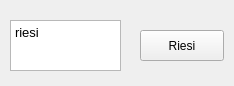
<?xml version="1.0" encoding="UTF-8"?>
<ui version="4.0">
 <class>MainWindow</class>
 <widget class="QMainWindow" name="MainWindow">
  <property name="geometry">
   <rect>
    <x>0</x>
    <y>0</y>
    <width>234</width>
    <height>86</height>
   </rect>
  </property>
  <property name="windowTitle">
   <string>riesi</string>
  </property>
  <widget class="QWidget" name="centralwidget">
   <widget class="QTextEdit" name="textEdit">
    <property name="geometry">
     <rect>
      <x>10</x>
      <y>20</y>
      <width>111</width>
      <height>51</height>
     </rect>
    </property>
    <property name="html">
     <string>&lt;!DOCTYPE HTML PUBLIC &quot;-//W3C//DTD HTML 4.0//EN&quot; &quot;http://www.w3.org/TR/REC-html40/strict.dtd&quot;&gt;
&lt;html&gt;&lt;head&gt;&lt;meta name=&quot;qrichtext&quot; content=&quot;1&quot; /&gt;&lt;style type=&quot;text/css&quot;&gt;
p, li { white-space: pre-wrap; }
&lt;/style&gt;&lt;/head&gt;&lt;body style=&quot; font-family:'Ubuntu'; font-size:10pt; font-weight:400; font-style:normal;&quot;&gt;
&lt;p style=&quot; margin-top:0px; margin-bottom:0px; margin-left:0px; margin-right:0px; -qt-block-indent:0; text-indent:0px;&quot;&gt;riesi&lt;/p&gt;&lt;/body&gt;&lt;/html&gt;</string>
    </property>
   </widget>
   <widget class="QPushButton" name="pushButton">
    <property name="geometry">
     <rect>
      <x>140</x>
      <y>30</y>
      <width>84</width>
      <height>31</height>
     </rect>
    </property>
    <property name="text">
     <string>Riesi</string>
    </property>
   </widget>
  </widget>
 </widget>
 <resources/>
 <connections/>
</ui>
